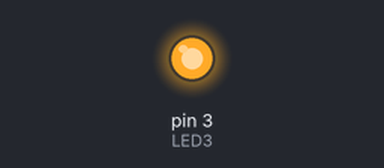
Bench run of a sketch on a simulated Arduino Uno, built with avr-gcc and run on an emulated ATmega328P. Parts: output pins drawn as LEDs (lit = HIGH).

Above: at 0.5 s.
At 2.5 s:
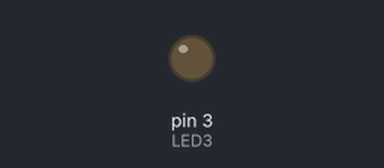
Timing chart, 0 to 5.2 s (numbered marks = the images above):
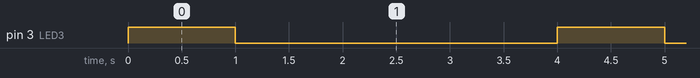

The sketch:

led3.ino
```cpp
#define LED3 3

void setup() {
  pinMode(LED3, OUTPUT);
}

void loop() {
  digitalWrite(LED3, HIGH);
  delay(1000);
  digitalWrite(LED3, LOW);
  delay(3000);
}
```

Measured:
- by itself, pin 3 (LED3): alternates HIGH for 1.0 s and LOW for 3.0 s
